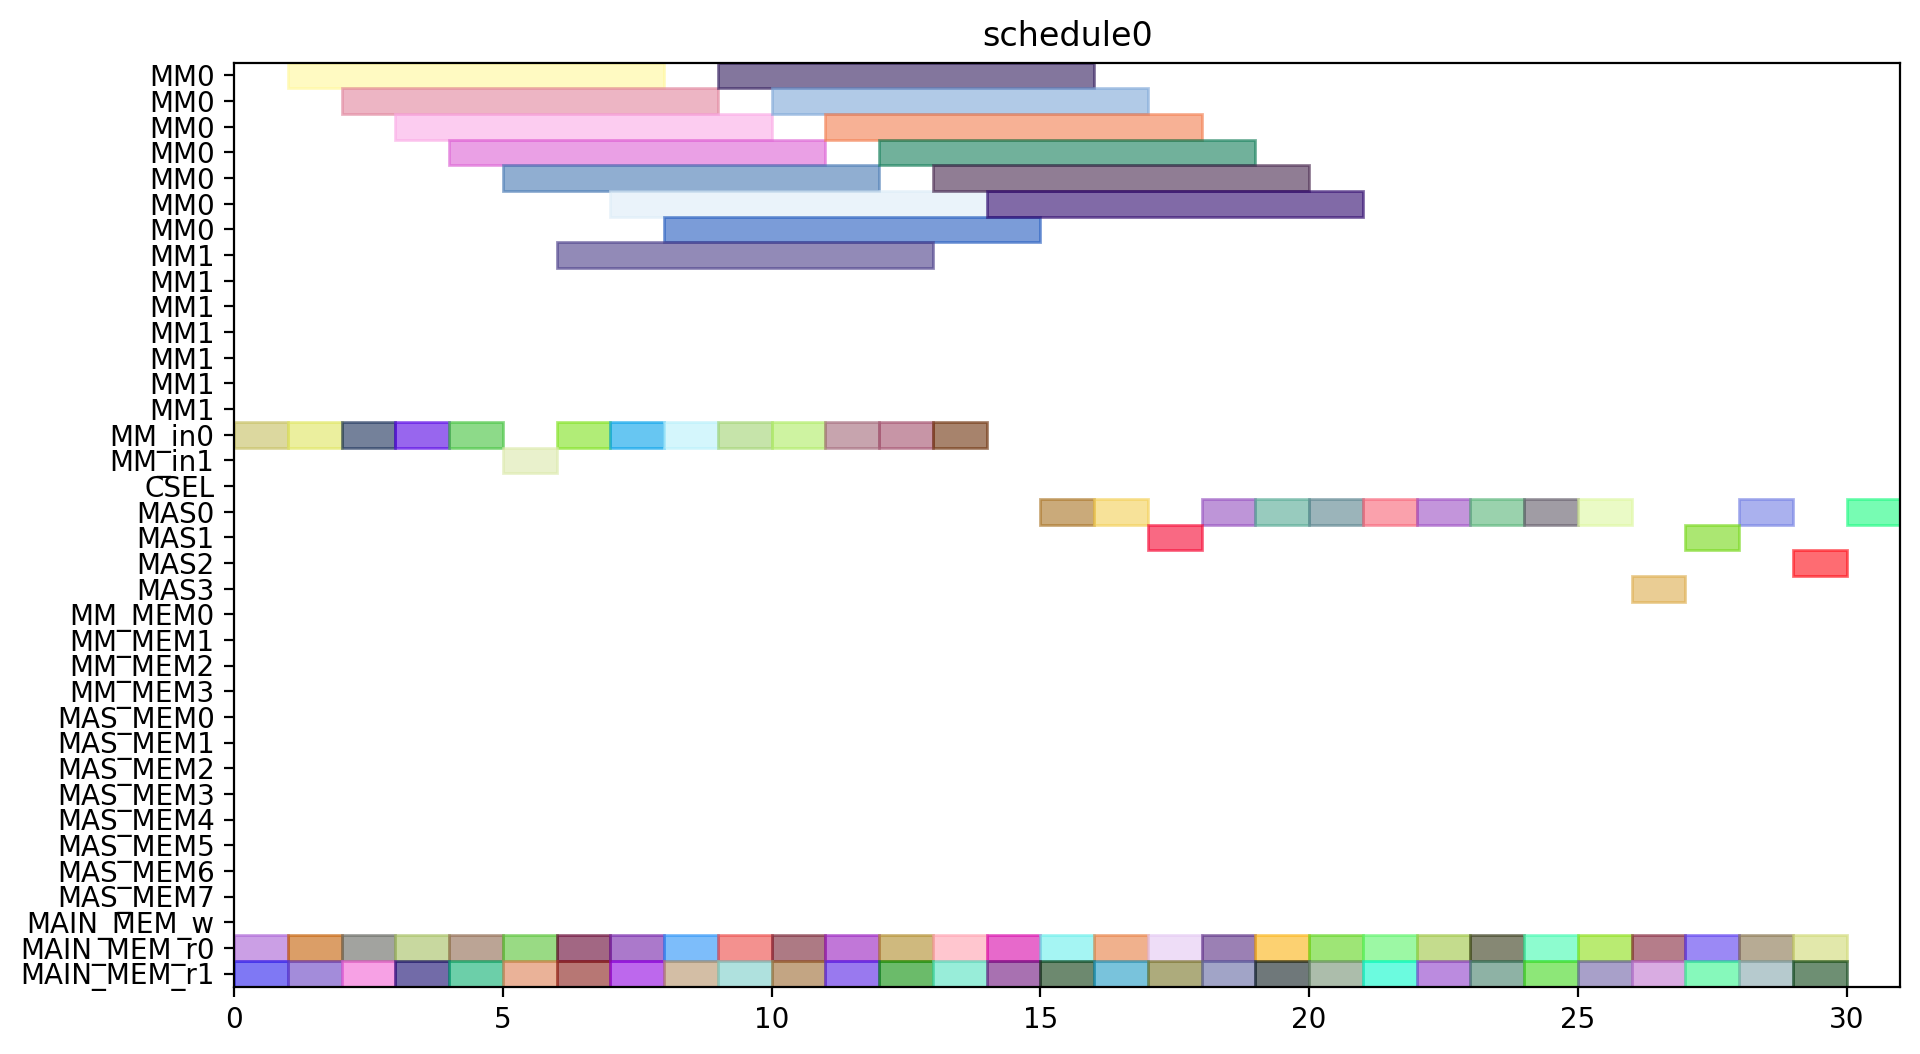

This chart was generated by the following Python code:
from pyschedule import Scenario, solvers, plotters, alt


def solve():
	horizon = 120
	S = Scenario("schedule0", horizon=horizon)

	# resource
	MM = S.Resources('MM', num=2, size=7)
	MM_in = S.Resources('MM_in', num=2)
	CSEL = S.Resource('CSEL')
	MAS = S.Resources('MAS', num=4, size=1, periods=range(1, horizon))
	MM_MEM = S.Resources('MM_MEM', num=4)
	MAS_MEM = S.Resources('MAS_MEM', num=8)
	MAIN_MEM_w = S.Resource('MAIN_MEM_w', size=1)
	MAIN_MEM_r = S.Resources('MAIN_MEM_r', num=2)

	# result of previous scheduling

	# new tasks
	r1_t0 = S.Task('r1_t0', length=7, delay_cost=1)
	r1_t0 += alt(MM)
	r1_t0_in = S.Task('r1_t0_in', length=1, delay_cost=1)
	r1_t0_in += alt(MM_in)
	S += r1_t0_in*MM_in[0]<=r1_t0*MM[0]
	S += r1_t0_in*MM_in[1]<=r1_t0*MM[1]
	r1_t0_mem0 = S.Task('r1_t0_mem0', length=1, delay_cost=1)
	r1_t0_mem0 += MAIN_MEM_r[0]
	S += r1_t0_mem0 <= r1_t0

	r1_t0_mem1 = S.Task('r1_t0_mem1', length=1, delay_cost=1)
	r1_t0_mem1 += MAIN_MEM_r[1]
	S += r1_t0_mem1 <= r1_t0

	r1_t1 = S.Task('r1_t1', length=7, delay_cost=1)
	r1_t1 += alt(MM)
	r1_t1_in = S.Task('r1_t1_in', length=1, delay_cost=1)
	r1_t1_in += alt(MM_in)
	S += r1_t1_in*MM_in[0]<=r1_t1*MM[0]
	S += r1_t1_in*MM_in[1]<=r1_t1*MM[1]
	r1_t1_mem0 = S.Task('r1_t1_mem0', length=1, delay_cost=1)
	r1_t1_mem0 += MAIN_MEM_r[0]
	S += r1_t1_mem0 <= r1_t1

	r1_t1_mem1 = S.Task('r1_t1_mem1', length=1, delay_cost=1)
	r1_t1_mem1 += MAIN_MEM_r[1]
	S += r1_t1_mem1 <= r1_t1

	r1_t2 = S.Task('r1_t2', length=1, delay_cost=1)
	r1_t2 += alt(MAS)
	r1_t2_mem0 = S.Task('r1_t2_mem0', length=1, delay_cost=1)
	r1_t2_mem0 += MAIN_MEM_r[0]
	S += r1_t2_mem0 <= r1_t2

	r1_t2_mem1 = S.Task('r1_t2_mem1', length=1, delay_cost=1)
	r1_t2_mem1 += MAIN_MEM_r[1]
	S += r1_t2_mem1 <= r1_t2

	r1_t3 = S.Task('r1_t3', length=1, delay_cost=1)
	r1_t3 += alt(MAS)
	r1_t3_mem0 = S.Task('r1_t3_mem0', length=1, delay_cost=1)
	r1_t3_mem0 += MAIN_MEM_r[0]
	S += r1_t3_mem0 <= r1_t3

	r1_t3_mem1 = S.Task('r1_t3_mem1', length=1, delay_cost=1)
	r1_t3_mem1 += MAIN_MEM_r[1]
	S += r1_t3_mem1 <= r1_t3

	r3_t0 = S.Task('r3_t0', length=7, delay_cost=1)
	r3_t0 += alt(MM)
	r3_t0_in = S.Task('r3_t0_in', length=1, delay_cost=1)
	r3_t0_in += alt(MM_in)
	S += r3_t0_in*MM_in[0]<=r3_t0*MM[0]
	S += r3_t0_in*MM_in[1]<=r3_t0*MM[1]
	r3_t0_mem0 = S.Task('r3_t0_mem0', length=1, delay_cost=1)
	r3_t0_mem0 += MAIN_MEM_r[0]
	S += r3_t0_mem0 <= r3_t0

	r3_t0_mem1 = S.Task('r3_t0_mem1', length=1, delay_cost=1)
	r3_t0_mem1 += MAIN_MEM_r[1]
	S += r3_t0_mem1 <= r3_t0

	r3_t1 = S.Task('r3_t1', length=7, delay_cost=1)
	r3_t1 += alt(MM)
	r3_t1_in = S.Task('r3_t1_in', length=1, delay_cost=1)
	r3_t1_in += alt(MM_in)
	S += r3_t1_in*MM_in[0]<=r3_t1*MM[0]
	S += r3_t1_in*MM_in[1]<=r3_t1*MM[1]
	r3_t1_mem0 = S.Task('r3_t1_mem0', length=1, delay_cost=1)
	r3_t1_mem0 += MAIN_MEM_r[0]
	S += r3_t1_mem0 <= r3_t1

	r3_t1_mem1 = S.Task('r3_t1_mem1', length=1, delay_cost=1)
	r3_t1_mem1 += MAIN_MEM_r[1]
	S += r3_t1_mem1 <= r3_t1

	r3_t2 = S.Task('r3_t2', length=1, delay_cost=1)
	r3_t2 += alt(MAS)
	r3_t2_mem0 = S.Task('r3_t2_mem0', length=1, delay_cost=1)
	r3_t2_mem0 += MAIN_MEM_r[0]
	S += r3_t2_mem0 <= r3_t2

	r3_t2_mem1 = S.Task('r3_t2_mem1', length=1, delay_cost=1)
	r3_t2_mem1 += MAIN_MEM_r[1]
	S += r3_t2_mem1 <= r3_t2

	r3_t3 = S.Task('r3_t3', length=1, delay_cost=1)
	r3_t3 += alt(MAS)
	r3_t3_mem0 = S.Task('r3_t3_mem0', length=1, delay_cost=1)
	r3_t3_mem0 += MAIN_MEM_r[0]
	S += r3_t3_mem0 <= r3_t3

	r3_t3_mem1 = S.Task('r3_t3_mem1', length=1, delay_cost=1)
	r3_t3_mem1 += MAIN_MEM_r[1]
	S += r3_t3_mem1 <= r3_t3

	r4_t0 = S.Task('r4_t0', length=7, delay_cost=1)
	r4_t0 += alt(MM)
	r4_t0_in = S.Task('r4_t0_in', length=1, delay_cost=1)
	r4_t0_in += alt(MM_in)
	S += r4_t0_in*MM_in[0]<=r4_t0*MM[0]
	S += r4_t0_in*MM_in[1]<=r4_t0*MM[1]
	r4_t0_mem0 = S.Task('r4_t0_mem0', length=1, delay_cost=1)
	r4_t0_mem0 += MAIN_MEM_r[0]
	S += r4_t0_mem0 <= r4_t0

	r4_t0_mem1 = S.Task('r4_t0_mem1', length=1, delay_cost=1)
	r4_t0_mem1 += MAIN_MEM_r[1]
	S += r4_t0_mem1 <= r4_t0

	r4_t1 = S.Task('r4_t1', length=7, delay_cost=1)
	r4_t1 += alt(MM)
	r4_t1_in = S.Task('r4_t1_in', length=1, delay_cost=1)
	r4_t1_in += alt(MM_in)
	S += r4_t1_in*MM_in[0]<=r4_t1*MM[0]
	S += r4_t1_in*MM_in[1]<=r4_t1*MM[1]
	r4_t1_mem0 = S.Task('r4_t1_mem0', length=1, delay_cost=1)
	r4_t1_mem0 += MAIN_MEM_r[0]
	S += r4_t1_mem0 <= r4_t1

	r4_t1_mem1 = S.Task('r4_t1_mem1', length=1, delay_cost=1)
	r4_t1_mem1 += MAIN_MEM_r[1]
	S += r4_t1_mem1 <= r4_t1

	r4_t2 = S.Task('r4_t2', length=1, delay_cost=1)
	r4_t2 += alt(MAS)
	r4_t2_mem0 = S.Task('r4_t2_mem0', length=1, delay_cost=1)
	r4_t2_mem0 += MAIN_MEM_r[0]
	S += r4_t2_mem0 <= r4_t2

	r4_t2_mem1 = S.Task('r4_t2_mem1', length=1, delay_cost=1)
	r4_t2_mem1 += MAIN_MEM_r[1]
	S += r4_t2_mem1 <= r4_t2

	r4_t3 = S.Task('r4_t3', length=1, delay_cost=1)
	r4_t3 += alt(MAS)
	r4_t3_mem0 = S.Task('r4_t3_mem0', length=1, delay_cost=1)
	r4_t3_mem0 += MAIN_MEM_r[0]
	S += r4_t3_mem0 <= r4_t3

	r4_t3_mem1 = S.Task('r4_t3_mem1', length=1, delay_cost=1)
	r4_t3_mem1 += MAIN_MEM_r[1]
	S += r4_t3_mem1 <= r4_t3

	r5_t0 = S.Task('r5_t0', length=7, delay_cost=1)
	r5_t0 += alt(MM)
	r5_t0_in = S.Task('r5_t0_in', length=1, delay_cost=1)
	r5_t0_in += alt(MM_in)
	S += r5_t0_in*MM_in[0]<=r5_t0*MM[0]
	S += r5_t0_in*MM_in[1]<=r5_t0*MM[1]
	r5_t0_mem0 = S.Task('r5_t0_mem0', length=1, delay_cost=1)
	r5_t0_mem0 += MAIN_MEM_r[0]
	S += r5_t0_mem0 <= r5_t0

	r5_t0_mem1 = S.Task('r5_t0_mem1', length=1, delay_cost=1)
	r5_t0_mem1 += MAIN_MEM_r[1]
	S += r5_t0_mem1 <= r5_t0

	r5_t1 = S.Task('r5_t1', length=7, delay_cost=1)
	r5_t1 += alt(MM)
	r5_t1_in = S.Task('r5_t1_in', length=1, delay_cost=1)
	r5_t1_in += alt(MM_in)
	S += r5_t1_in*MM_in[0]<=r5_t1*MM[0]
	S += r5_t1_in*MM_in[1]<=r5_t1*MM[1]
	r5_t1_mem0 = S.Task('r5_t1_mem0', length=1, delay_cost=1)
	r5_t1_mem0 += MAIN_MEM_r[0]
	S += r5_t1_mem0 <= r5_t1

	r5_t1_mem1 = S.Task('r5_t1_mem1', length=1, delay_cost=1)
	r5_t1_mem1 += MAIN_MEM_r[1]
	S += r5_t1_mem1 <= r5_t1

	r5_t2 = S.Task('r5_t2', length=1, delay_cost=1)
	r5_t2 += alt(MAS)
	r5_t2_mem0 = S.Task('r5_t2_mem0', length=1, delay_cost=1)
	r5_t2_mem0 += MAIN_MEM_r[0]
	S += r5_t2_mem0 <= r5_t2

	r5_t2_mem1 = S.Task('r5_t2_mem1', length=1, delay_cost=1)
	r5_t2_mem1 += MAIN_MEM_r[1]
	S += r5_t2_mem1 <= r5_t2

	r5_t3 = S.Task('r5_t3', length=1, delay_cost=1)
	r5_t3 += alt(MAS)
	r5_t3_mem0 = S.Task('r5_t3_mem0', length=1, delay_cost=1)
	r5_t3_mem0 += MAIN_MEM_r[0]
	S += r5_t3_mem0 <= r5_t3

	r5_t3_mem1 = S.Task('r5_t3_mem1', length=1, delay_cost=1)
	r5_t3_mem1 += MAIN_MEM_r[1]
	S += r5_t3_mem1 <= r5_t3

	r6_t0 = S.Task('r6_t0', length=7, delay_cost=1)
	r6_t0 += alt(MM)
	r6_t0_in = S.Task('r6_t0_in', length=1, delay_cost=1)
	r6_t0_in += alt(MM_in)
	S += r6_t0_in*MM_in[0]<=r6_t0*MM[0]
	S += r6_t0_in*MM_in[1]<=r6_t0*MM[1]
	r6_t0_mem0 = S.Task('r6_t0_mem0', length=1, delay_cost=1)
	r6_t0_mem0 += MAIN_MEM_r[0]
	S += r6_t0_mem0 <= r6_t0

	r6_t0_mem1 = S.Task('r6_t0_mem1', length=1, delay_cost=1)
	r6_t0_mem1 += MAIN_MEM_r[1]
	S += r6_t0_mem1 <= r6_t0

	r6_t1 = S.Task('r6_t1', length=7, delay_cost=1)
	r6_t1 += alt(MM)
	r6_t1_in = S.Task('r6_t1_in', length=1, delay_cost=1)
	r6_t1_in += alt(MM_in)
	S += r6_t1_in*MM_in[0]<=r6_t1*MM[0]
	S += r6_t1_in*MM_in[1]<=r6_t1*MM[1]
	r6_t1_mem0 = S.Task('r6_t1_mem0', length=1, delay_cost=1)
	r6_t1_mem0 += MAIN_MEM_r[0]
	S += r6_t1_mem0 <= r6_t1

	r6_t1_mem1 = S.Task('r6_t1_mem1', length=1, delay_cost=1)
	r6_t1_mem1 += MAIN_MEM_r[1]
	S += r6_t1_mem1 <= r6_t1

	r6_t2 = S.Task('r6_t2', length=1, delay_cost=1)
	r6_t2 += alt(MAS)
	r6_t2_mem0 = S.Task('r6_t2_mem0', length=1, delay_cost=1)
	r6_t2_mem0 += MAIN_MEM_r[0]
	S += r6_t2_mem0 <= r6_t2

	r6_t2_mem1 = S.Task('r6_t2_mem1', length=1, delay_cost=1)
	r6_t2_mem1 += MAIN_MEM_r[1]
	S += r6_t2_mem1 <= r6_t2

	r6_t3 = S.Task('r6_t3', length=1, delay_cost=1)
	r6_t3 += alt(MAS)
	r6_t3_mem0 = S.Task('r6_t3_mem0', length=1, delay_cost=1)
	r6_t3_mem0 += MAIN_MEM_r[0]
	S += r6_t3_mem0 <= r6_t3

	r6_t3_mem1 = S.Task('r6_t3_mem1', length=1, delay_cost=1)
	r6_t3_mem1 += MAIN_MEM_r[1]
	S += r6_t3_mem1 <= r6_t3

	r9_t2 = S.Task('r9_t2', length=1, delay_cost=1)
	r9_t2 += alt(MAS)
	r9_t2_mem0 = S.Task('r9_t2_mem0', length=1, delay_cost=1)
	r9_t2_mem0 += MAIN_MEM_r[0]
	S += r9_t2_mem0 <= r9_t2

	r9_t2_mem1 = S.Task('r9_t2_mem1', length=1, delay_cost=1)
	r9_t2_mem1 += MAIN_MEM_r[1]
	S += r9_t2_mem1 <= r9_t2

	r12_t0 = S.Task('r12_t0', length=7, delay_cost=1)
	r12_t0 += alt(MM)
	r12_t0_in = S.Task('r12_t0_in', length=1, delay_cost=1)
	r12_t0_in += alt(MM_in)
	S += r12_t0_in*MM_in[0]<=r12_t0*MM[0]
	S += r12_t0_in*MM_in[1]<=r12_t0*MM[1]
	r12_t0_mem0 = S.Task('r12_t0_mem0', length=1, delay_cost=1)
	r12_t0_mem0 += MAIN_MEM_r[0]
	S += r12_t0_mem0 <= r12_t0

	r12_t0_mem1 = S.Task('r12_t0_mem1', length=1, delay_cost=1)
	r12_t0_mem1 += MAIN_MEM_r[1]
	S += r12_t0_mem1 <= r12_t0

	r12_t1 = S.Task('r12_t1', length=7, delay_cost=1)
	r12_t1 += alt(MM)
	r12_t1_in = S.Task('r12_t1_in', length=1, delay_cost=1)
	r12_t1_in += alt(MM_in)
	S += r12_t1_in*MM_in[0]<=r12_t1*MM[0]
	S += r12_t1_in*MM_in[1]<=r12_t1*MM[1]
	r12_t1_mem0 = S.Task('r12_t1_mem0', length=1, delay_cost=1)
	r12_t1_mem0 += MAIN_MEM_r[0]
	S += r12_t1_mem0 <= r12_t1

	r12_t1_mem1 = S.Task('r12_t1_mem1', length=1, delay_cost=1)
	r12_t1_mem1 += MAIN_MEM_r[1]
	S += r12_t1_mem1 <= r12_t1

	r12_t2 = S.Task('r12_t2', length=1, delay_cost=1)
	r12_t2 += alt(MAS)
	r12_t2_mem0 = S.Task('r12_t2_mem0', length=1, delay_cost=1)
	r12_t2_mem0 += MAIN_MEM_r[0]
	S += r12_t2_mem0 <= r12_t2

	r12_t2_mem1 = S.Task('r12_t2_mem1', length=1, delay_cost=1)
	r12_t2_mem1 += MAIN_MEM_r[1]
	S += r12_t2_mem1 <= r12_t2

	r12_t3 = S.Task('r12_t3', length=1, delay_cost=1)
	r12_t3 += alt(MAS)
	r12_t3_mem0 = S.Task('r12_t3_mem0', length=1, delay_cost=1)
	r12_t3_mem0 += MAIN_MEM_r[0]
	S += r12_t3_mem0 <= r12_t3

	r12_t3_mem1 = S.Task('r12_t3_mem1', length=1, delay_cost=1)
	r12_t3_mem1 += MAIN_MEM_r[1]
	S += r12_t3_mem1 <= r12_t3

	r13_t0 = S.Task('r13_t0', length=7, delay_cost=1)
	r13_t0 += alt(MM)
	r13_t0_in = S.Task('r13_t0_in', length=1, delay_cost=1)
	r13_t0_in += alt(MM_in)
	S += r13_t0_in*MM_in[0]<=r13_t0*MM[0]
	S += r13_t0_in*MM_in[1]<=r13_t0*MM[1]
	r13_t0_mem0 = S.Task('r13_t0_mem0', length=1, delay_cost=1)
	r13_t0_mem0 += MAIN_MEM_r[0]
	S += r13_t0_mem0 <= r13_t0

	r13_t0_mem1 = S.Task('r13_t0_mem1', length=1, delay_cost=1)
	r13_t0_mem1 += MAIN_MEM_r[1]
	S += r13_t0_mem1 <= r13_t0

	r13_t1 = S.Task('r13_t1', length=7, delay_cost=1)
	r13_t1 += alt(MM)
	r13_t1_in = S.Task('r13_t1_in', length=1, delay_cost=1)
	r13_t1_in += alt(MM_in)
	S += r13_t1_in*MM_in[0]<=r13_t1*MM[0]
	S += r13_t1_in*MM_in[1]<=r13_t1*MM[1]
	r13_t1_mem0 = S.Task('r13_t1_mem0', length=1, delay_cost=1)
	r13_t1_mem0 += MAIN_MEM_r[0]
	S += r13_t1_mem0 <= r13_t1

	r13_t1_mem1 = S.Task('r13_t1_mem1', length=1, delay_cost=1)
	r13_t1_mem1 += MAIN_MEM_r[1]
	S += r13_t1_mem1 <= r13_t1

	r13_t2 = S.Task('r13_t2', length=1, delay_cost=1)
	r13_t2 += alt(MAS)
	r13_t2_mem0 = S.Task('r13_t2_mem0', length=1, delay_cost=1)
	r13_t2_mem0 += MAIN_MEM_r[0]
	S += r13_t2_mem0 <= r13_t2

	r13_t2_mem1 = S.Task('r13_t2_mem1', length=1, delay_cost=1)
	r13_t2_mem1 += MAIN_MEM_r[1]
	S += r13_t2_mem1 <= r13_t2

	r13_t3 = S.Task('r13_t3', length=1, delay_cost=1)
	r13_t3 += alt(MAS)
	r13_t3_mem0 = S.Task('r13_t3_mem0', length=1, delay_cost=1)
	r13_t3_mem0 += MAIN_MEM_r[0]
	S += r13_t3_mem0 <= r13_t3

	r13_t3_mem1 = S.Task('r13_t3_mem1', length=1, delay_cost=1)
	r13_t3_mem1 += MAIN_MEM_r[1]
	S += r13_t3_mem1 <= r13_t3

	r16_t3 = S.Task('r16_t3', length=1, delay_cost=1)
	r16_t3 += alt(MAS)
	r16_t3_mem0 = S.Task('r16_t3_mem0', length=1, delay_cost=1)
	r16_t3_mem0 += MAIN_MEM_r[0]
	S += r16_t3_mem0 <= r16_t3

	r16_t3_mem1 = S.Task('r16_t3_mem1', length=1, delay_cost=1)
	r16_t3_mem1 += MAIN_MEM_r[1]
	S += r16_t3_mem1 <= r16_t3

	solvers.mip.solve(S,msg=1,kind='CPLEX',ratio_gap=1.01)

	solution = [['hoge']*len(S.solution()[1]) for i in range(len(S.solution()))]
	for i in range(len(S.solution())):
		for j in range(len(S.solution()[i])):
			solution[i][j]=str(S.solution()[i][j])
	print(solution)

	cycles = int(solution[-1][3])

	pic_file_name = "/home/mfukuda/ABE/multiRAM_multiMAS_16mux/scheduling_result/stage7MM2_stage1MAS4/EP2_YRECOVER/schedule0.png"
	if(S.solution() != []):
		plotters.matplotlib.plot(S,img_filename=pic_file_name, show_task_labels=False, fig_size=(cycles*0.25+3, 6))

	return solution
